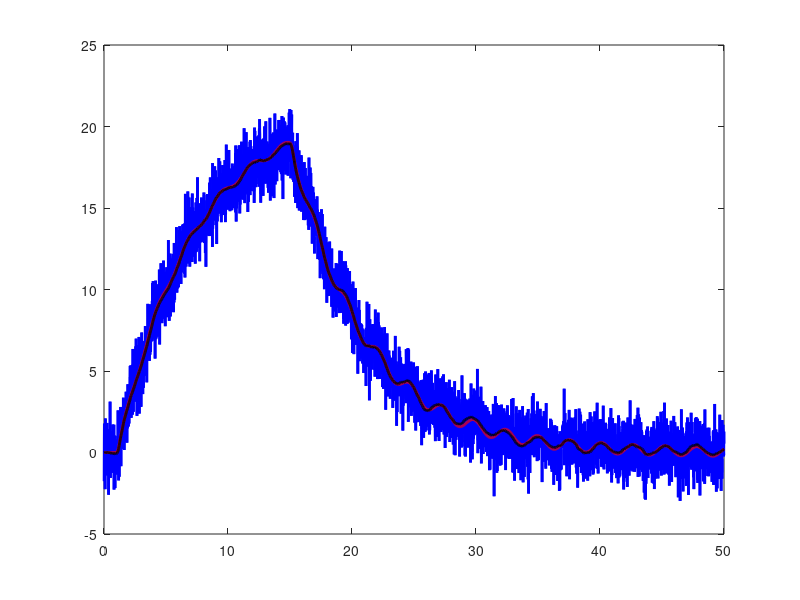
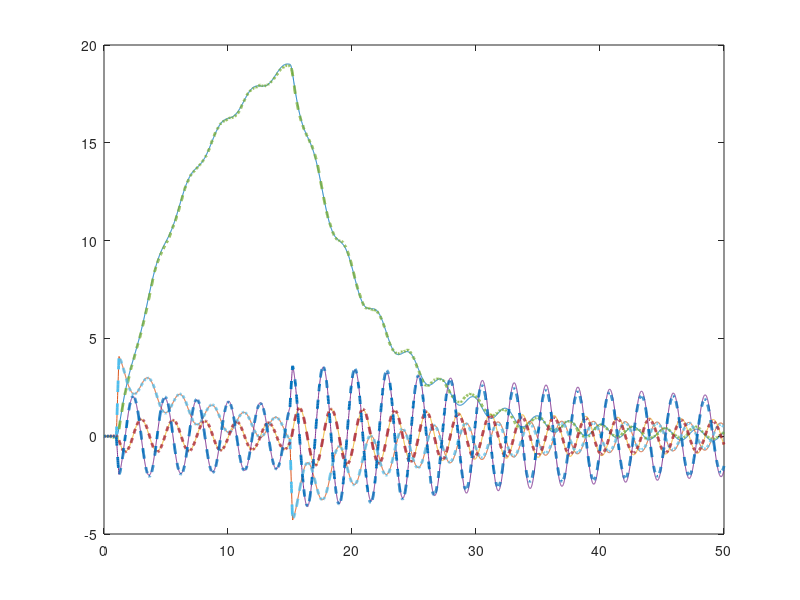

MATLAB code for these plots, in order:
%In the earlier codes we have seen what C matrix makes the inverted
%pendulum state observable.
% Now we will develop Kalman Filter to estimate the full states.
%% System Parameters for inverted Pendulum in downward position.
clear all
clc

m=1;
M=5;
L=2;
g=-10;
d=1;

s=-1; %(pendulum down(s=1))

A=[0 1 0 0;
    0 -d/M -m*g/M 0;
    0 0 0 1;
    0 -s*d/(M*L) -s*(m+M)*g/(M*L) 0];

B=[0;1/M;0;s*1/(M*L)];

C=[1 0 0 0]; %scalar position is observable.

D=zeros(size(C,1),size(B,1));

%% Augment system with disturbances and noise.
%Here we are not using feedback i.e. no LQR. We are simply passing y and u
%to Kalman Filter to estimate ful state.

Vd=0.1*eye(4); %disturbance covariance
Vn=1; % noise covariance

%Vd and Vn work as tuning parameters now like Q and R matrices.
%If model uncertainity is high then Vd is made larger.
%If the sensors used are noisy then Vn is made larger.

BF=[B Vd 0*B]; % augments inputs with disturbances and noise.So In total now there are 6 control inputs.
DF=[zeros(size(C,1),size(B,1)) 0 Vn]; % augments inputs with disturbances and noise.

sysC=ss(A,BF,C,DF); %build state space system when one measurement is done.
sysFullOutput=ss(A,BF,eye(4),zeros(4,size(BF,2))); %system with full state output, disturbance is there through BF but zero noise through DF.

%% Build Kalman Filter
[Kf,P,E]=lqe(A,Vd,C,Vd,Vn); %Calculating kalman filter gain.
Kf=(lqr(A',C',Vd,Vn))';

sysKF=ss(A-Kf*C, [B Kf], eye(4), 0*[B Kf]); % Linear dynamical system of kalman filter.

%In real world we have only y and u available.
%% Estimate Linearised system in "down" position
dt=0.01;
t=dt:dt:50; % 5000 columns

uDIST=randn(4,size(t,2));
uNOISE=randn(size(t));
u=0*t; % I will start with zero input
u(100:120)=100; %big positive impulse
u(1500:1520)=-100; %big negative impulse

uAUG=[u; Vd*Vd*uDIST; uNOISE];

[y,t]= lsim(sysC,uAUG,t);%simulating the system. The one measurement from sysC has noise in measuremet.
plot(t,y,'b','LineWidth',2);
hold on
[xtrue,t]=lsim(sysFullOutput,uAUG,t); %Considering all states are measurable.
plot(t,xtrue(:,1),'r','LineWidth',2) %Same disturbance but zero noise. This is true measurement y without measurement noise.
hold on
%% Kalman filter estimate
[x_hat,t]=lsim(sysKF,[u;y'],t);
plot(t,x_hat(:,1),'k-','LineWidth',2)
%SO Kalman filter is doing a graet job squashing the noise and really
%estimating the true state as we know the model, disturbances and input.

%% 
figure(2)
plot(t,xtrue,'-',t,x_hat,'--','LineWidth',2) %Plotting true states and estimated states together.

Q = diag([1 1 1 1]);
R = 1000;
[K, S, E] = lqr(A, B, Q, R);
x0=[0;-2;-pi/2;2];
x_hat0=[0;0;0;0];

